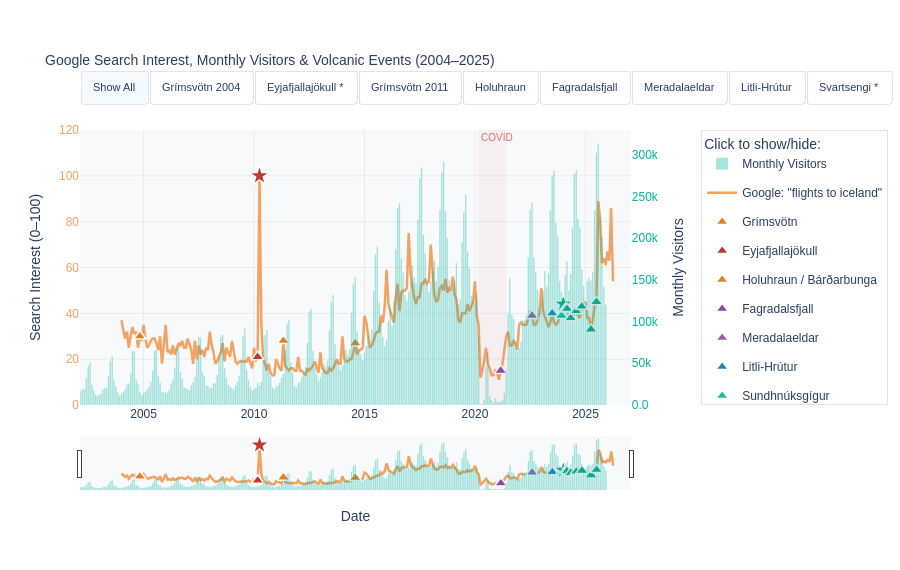

Notebook code cell kept with this figure:
### Markdown cell above
### 3.5 Google Trends & Volcanic Events

### Code cell
# Prepare monthly visitor totals
monthly_visitors = (
    long_df[long_df.year <= 2025]
    .groupby('date')['visitors']
    .sum()
    .reset_index()
    .sort_values('date')
)

# All volcanic eruptions
volcanos = [
    ('2004-11-01', 'Grímsvötn (Nov 2004)',               '#E67E22', 'triangle-up', 3,  12),
    ('2010-03-01', 'Eyjafjallajökull (Mar 2010)',         '#C0392B', 'triangle-up', 2,  6),
    ('2010-04-01', 'Eyjafjallajökull (Apr 2010) ★',      '#C0392B', 'star',        3,  18),
    ('2011-05-01', 'Grímsvötn (May 2011)',                '#E67E22', 'triangle-up', 3,  12),
    ('2014-08-01', 'Holuhraun / Bárðarbunga (Aug 2014)', '#E67E22', 'triangle-up', 3,  12),
    ('2021-03-01', 'Fagradalsfjall (Mar 2021)',           '#8E44AD', 'triangle-up', 3,  12),
    ('2022-08-01', 'Meradalaeldar (Aug 2022)',            '#9B59B6', 'triangle-up', 3,  10),
    ('2023-07-01', 'Litli-Hrútur (Jul 2023)',             '#2980B9', 'triangle-up', 3,  10),
    ('2023-12-01', 'Sundhnúksgígur (Dec 2023)',           '#1ABC9C', 'triangle-up', 2,  6),
    ('2024-01-01', 'Svartsengi (Jan 2024) ★',            '#16A085', 'star',        2,  14),
    ('2024-02-01', 'Svartsengi (Feb 2024)',               '#16A085', 'triangle-up', 1,  4),
    ('2024-03-01', 'Svartsengi (Mar 2024)',               '#16A085', 'triangle-up', 1,  4),
    ('2024-05-01', 'Svartsengi (May 2024)',               '#16A085', 'triangle-up', 1,  4),
    ('2024-08-01', 'Svartsengi (Aug 2024)',               '#16A085', 'triangle-up', 1,  4),
    ('2024-11-01', 'Svartsengi (Nov 2024)',               '#16A085', 'triangle-up', 1,  4),
    ('2025-04-01', 'Svartsengi (Apr 2025)',               '#16A085', 'triangle-up', 1,  4),
    ('2025-07-01', 'Svartsengi (Jul 2025)',               '#16A085', 'triangle-up', 1,  4),
]

# Build figure with dual y-axes
fig = make_subplots(specs=[[{'secondary_y': True}]])

# Trace 1: Monthly visitors (teal bars, secondary y-axis)
fig.add_trace(go.Bar(
    x=monthly_visitors['date'],
    y=monthly_visitors['visitors'],
    name='Monthly Visitors',
    marker_color='rgba(0,180,160,0.35)',
    marker_line_width=0,
    hovertemplate='<b>%{x|%b %Y}</b><br>Visitors: %{y:,.0f}<extra></extra>',
), secondary_y=True)

# Trace 2: Google Trends line (orange, primary y-axis)
fig.add_trace(go.Scatter(
    x=gt['date'],
    y=gt['interest'],
    mode='lines',
    name='Google: "flights to iceland"',
    line=dict(color='#F4A261', width=2.5),
    hovertemplate='<b>%{x|%b %Y}</b><br>Search interest: %{y}<extra></extra>',
), secondary_y=False)

# Trace 3: Volcano scatter markers (primary y-axis, plotted at top)
seen = set()
for date_str, name, color, symbol, _, __ in volcanos:
    vdate = pd.to_datetime(date_str)
    match = gt[gt['date'] == vdate]['interest'].values
    yval = match[0] if len(match) > 0 else 25
    system = name.split('(')[0].strip().replace(' ★', '')
    show_legend = system not in seen
    seen.add(system)

    # Get visitor count for hover
    vmatch = monthly_visitors[monthly_visitors['date'] == vdate]['visitors'].values
    vcount = f"{int(vmatch[0]):,}" if len(vmatch) > 0 else 'N/A'

    fig.add_trace(go.Scatter(
        x=[vdate],
        y=[yval],
        mode='markers',
        name=system,
        legendgroup=system,
        showlegend=show_legend,
        marker=dict(
            color=color,
            size=15 if '★' in name else 11,
            symbol=symbol,
            line=dict(color='white', width=1.5)
        ),
        hovertemplate=(
            f'<b>{name}</b><br>'
            f'Search interest: {yval}<br>'
            f'Visitors that month: {vcount}'
            '<extra></extra>'
        ),
    ), secondary_y=False)

# COVID shading
fig.add_vrect(
    x0='2020-03-01', x1='2021-06-01',
    fillcolor='rgba(224,112,112,0.08)', line_width=0,
    annotation_text='COVID', annotation_position='top left',
    annotation=dict(font_color='#E07070', font_size=10)
)

# Zoom buttons
def zoom_btn(label, date_str, mb, ma):
    c = pd.to_datetime(date_str)
    return dict(
        label=label, method='relayout',
        args=[{'xaxis.range': [
            (c - pd.DateOffset(months=mb)).strftime('%Y-%m-%d'),
            (c + pd.DateOffset(months=ma)).strftime('%Y-%m-%d')
        ], 'xaxis.autorange': False}]
    )

buttons = [
    dict(label='Show All', method='relayout', args=[{'xaxis.autorange': True}]),
    zoom_btn('Grímsvötn 2004',     '2004-11-01', 3, 12),
    zoom_btn('Eyjafjallajökull *', '2010-04-01', 3, 18),
    zoom_btn('Grímsvötn 2011',     '2011-05-01', 3, 12),
    zoom_btn('Holuhraun',          '2014-08-01', 3, 12),
    zoom_btn('Fagradalsfjall',     '2021-03-01', 3, 12),
    zoom_btn('Meradalaeldar',      '2022-08-01', 3, 10),
    zoom_btn('Litli-Hrútur',       '2023-07-01', 3, 10),
    zoom_btn('Svartsengi *',       '2024-01-01', 2, 14),
]

# Layout
fig.update_layout(
    title=dict(
        text='Google Search Interest, Monthly Visitors & Volcanic Events (2004–2025)',
        font=dict(size=14)
    ),
    updatemenus=[dict(
        type='buttons', direction='right',
        x=0.0, y=1.22, xanchor='left',
        showactive=True,
        bgcolor='white', bordercolor='#DDE6ED',
        font=dict(size=11),
        buttons=buttons
    )],
    xaxis=dict(
        title='Date',
        showgrid=True, gridcolor='rgba(0,0,0,0.06)',
        rangeslider=dict(visible=True),
    ),
    yaxis=dict(
        title='Search Interest (0–100)',
        tickfont=dict(color='#F4A261'),
        showgrid=True, gridcolor='rgba(0,0,0,0.06)',
        range=[0, 120]
    ),
    yaxis2=dict(
        title='Monthly Visitors',
        tickfont=dict(color='#00B4A0'),
        showgrid=False,
        tickformat='.2s',
    ),
    plot_bgcolor='#F7F9FB',
    paper_bgcolor='white',
    legend=dict(
        title='Click to show/hide:',
        x=1.06, y=1,
        bgcolor='rgba(255,255,255,0.9)',
        bordercolor='#DDE6ED', borderwidth=1
    ),
    height=570,
    margin=dict(t=130),
    hovermode='x unified',
    barmode='overlay',
    font=dict(family='Arial, sans-serif')
)

fig.show()
fig.write_html("volcano.html", include_plotlyjs="cdn")

### Figure 1 — Plotly figure (JSON) as saved in the notebook; plotly's stock layout.template omitted (floating-point values rounded to 4 significant figures; data arrays with more than 128 entries replaced by an {"elided": "..."} marker saying what was removed)
{"data": [{"hovertemplate": "<b>%{x|%b %Y}</b><br>Visitors: %{y:,.0f}<extra></extra>", "marker": {"color": "rgba(0,180,160,0.35)", "line": {"width": 0}}, "name": "Monthly Visitors", "type": "bar", "x": {"elided": "286 str values"}, "xaxis": "x", "y": {"elided": "286 float values"}, "yaxis": "y2"}, {"hovertemplate": "<b>%{x|%b %Y}</b><br>Search interest: %{y}<extra></extra>", "line": {"color": "#F4A261", "width": 2.5}, "mode": "lines", "name": "Google: \"flights to iceland\"", "type": "scatter", "x": {"elided": "268 str values"}, "xaxis": "x", "y": {"elided": "268 int values"}, "yaxis": "y"}, {"hovertemplate": "<b>Grímsvötn (Nov 2004)</b><br>Search interest: 30<br>Visitors that month: 15,960<extra></extra>", "legendgroup": "Grímsvötn", "marker": {"color": "#E67E22", "line": {"color": "white", "width": 1.5}, "size": 11, "symbol": "triangle-up"}, "mode": "markers", "name": "Grímsvötn", "showlegend": true, "type": "scatter", "x": ["2004-11-01T00:00:00"], "xaxis": "x", "y": [30], "yaxis": "y"}, {"hovertemplate": "<b>Eyjafjallajökull (Mar 2010)</b><br>Search interest: 21<br>Visitors that month: 26,399<extra></extra>", "legendgroup": "Eyjafjallajökull", "marker": {"color": "#C0392B", "line": {"color": "white", "width": 1.5}, "size": 11, "symbol": "triangle-up"}, "mode": "markers", "name": "Eyjafjallajökull", "showlegend": true, "type": "scatter", "x": ["2010-03-01T00:00:00"], "xaxis": "x", "y": [21], "yaxis": "y"}, {"hovertemplate": "<b>Eyjafjallajökull (Apr 2010) ★</b><br>Search interest: 100<br>Visitors that month: 23,087<extra></extra>", "legendgroup": "Eyjafjallajökull", "marker": {"color": "#C0392B", "line": {"color": "white", "width": 1.5}, "size": 15, "symbol": "star"}, "mode": "markers", "name": "Eyjafjallajökull", "showlegend": false, "type": "scatter", "x": ["2010-04-01T00:00:00"], "xaxis": "x", "y": [100], "yaxis": "y"}, {"hovertemplate": "<b>Grímsvötn (May 2011)</b><br>Search interest: 28<br>Visitors that month: 37,212<extra></extra>", "legendgroup": "Grímsvötn", "marker": {"color": "#E67E22", "line": {"color": "white", "width": 1.5}, "size": 11, "symbol": "triangle-up"}, "mode": "markers", "name": "Grímsvötn", "showlegend": false, "type": "scatter", "x": ["2011-05-01T00:00:00"], "xaxis": "x", "y": [28], "yaxis": "y"}, {"hovertemplate": "<b>Holuhraun / Bárðarbunga (Aug 2014)</b><br>Search interest: 27<br>Visitors that month: 153,457<extra></extra>", "legendgroup": "Holuhraun / Bárðarbunga", "marker": {"color": "#E67E22", "line": {"color": "white", "width": 1.5}, "size": 11, "symbol": "triangle-up"}, "mode": "markers", "name": "Holuhraun / Bárðarbunga", "showlegend": true, "type": "scatter", "x": ["2014-08-01T00:00:00"], "xaxis": "x", "y": [27], "yaxis": "y"}, {"hovertemplate": "<b>Fagradalsfjall (Mar 2021)</b><br>Search interest: 15<br>Visitors that month: 4,587<extra></extra>", "legendgroup": "Fagradalsfjall", "marker": {"color": "#8E44AD", "line": {"color": "white", "width": 1.5}, "size": 11, "symbol": "triangle-up"}, "mode": "markers", "name": "Fagradalsfjall", "showlegend": true, "type": "scatter", "x": ["2021-03-01T00:00:00"], "xaxis": "x", "y": [15], "yaxis": "y"}, {"hovertemplate": "<b>Meradalaeldar (Aug 2022)</b><br>Search interest: 39<br>Visitors that month: 242,670<extra></extra>", "legendgroup": "Meradalaeldar", "marker": {"color": "#9B59B6", "line": {"color": "white", "width": 1.5}, "size": 11, "symbol": "triangle-up"}, "mode": "markers", "name": "Meradalaeldar", "showlegend": true, "type": "scatter", "x": ["2022-08-01T00:00:00"], "xaxis": "x", "y": [39], "yaxis": "y"}, {"hovertemplate": "<b>Litli-Hrútur (Jul 2023)</b><br>Search interest: 40<br>Visitors that month: 274,827<extra></extra>", "legendgroup": "Litli-Hrútur", "marker": {"color": "#2980B9", "line": {"color": "white", "width": 1.5}, "size": 11, "symbol": "triangle-up"}, "mode": "markers", "name": "Litli-Hrútur", "showlegend": true, "type": "scatter", "x": ["2023-07-01T00:00:00"], "xaxis": "x", "y": [40], "yaxis": "y"}, {"hovertemplate": "<b>Sundhnúksgígur (Dec 2023)</b><br>Search interest: 39<br>Visitors that month: 135,699<extra></extra>", "legendgroup": "Sundhnúksgígur", "marker": {"color": "#1ABC9C", "line": {"color": "white", "width": 1.5}, "size": 11, "symbol": "triangle-up"}, "mode": "markers", "name": "Sundhnúksgígur", "showlegend": true, "type": "scatter", "x": ["2023-12-01T00:00:00"], "xaxis": "x", "y": [39], "yaxis": "y"}, {"hovertemplate": "<b>Svartsengi (Jan 2024) ★</b><br>Search interest: 44<br>Visitors that month: 128,061<extra></extra>", "legendgroup": "Svartsengi", "marker": {"color": "#16A085", "line": {"color": "white", "width": 1.5}, "size": 15, "symbol": "star"}, "mode": "markers", "name": "Svartsengi", "showlegend": true, "type": "scatter", "x": ["2024-01-01T00:00:00"], "xaxis": "x", "y": [44], "yaxis": "y"}, {"hovertemplate": "<b>Svartsengi (Feb 2024)</b><br>Search interest: 42<br>Visitors that month: 155,710<extra></extra>", "legendgroup": "Svartsengi", "marker": {"color": "#16A085", "line": {"color": "white", "width": 1.5}, "size": 11, "symbol": "triangle-up"}, "mode": "markers", "name": "Svartsengi", "showlegend": false, "type": "scatter", "x": ["2024-02-01T00:00:00"], "xaxis": "x", "y": [42], "yaxis": "y"}, {"hovertemplate": "<b>Svartsengi (Mar 2024)</b><br>Search interest: 42<br>Visitors that month: 171,969<extra></extra>", "legendgroup": "Svartsengi", "marker": {"color": "#16A085", "line": {"color": "white", "width": 1.5}, "size": 11, "symbol": "triangle-up"}, "mode": "markers", "name": "Svartsengi", "showlegend": false, "type": "scatter", "x": ["2024-03-01T00:00:00"], "xaxis": "x", "y": [42], "yaxis": "y"}, {"hovertemplate": "<b>Svartsengi (May 2024)</b><br>Search interest: 38<br>Visitors that month: 157,366<extra></extra>", "legendgroup": "Svartsengi", "marker": {"color": "#16A085", "line": {"color": "white", "width": 1.5}, "size": 11, "symbol": "triangle-up"}, "mode": "markers", "name": "Svartsengi", "showlegend": false, "type": "scatter", "x": ["2024-05-01T00:00:00"], "xaxis": "x", "y": [38], "yaxis": "y"}, {"hovertemplate": "<b>Svartsengi (Aug 2024)</b><br>Search interest: 41<br>Visitors that month: 281,450<extra></extra>", "legendgroup": "Svartsengi", "marker": {"color": "#16A085", "line": {"color": "white", "width": 1.5}, "size": 11, "symbol": "triangle-up"}, "mode": "markers", "name": "Svartsengi", "showlegend": false, "type": "scatter", "x": ["2024-08-01T00:00:00"], "xaxis": "x", "y": [41], "yaxis": "y"}, {"hovertemplate": "<b>Svartsengi (Nov 2024)</b><br>Search interest: 43<br>Visitors that month: 162,273<extra></extra>", "legendgroup": "Svartsengi", "marker": {"color": "#16A085", "line": {"color": "white", "width": 1.5}, "size": 11, "symbol": "triangle-up"}, "mode": "markers", "name": "Svartsengi", "showlegend": false, "type": "scatter", "x": ["2024-11-01T00:00:00"], "xaxis": "x", "y": [43], "yaxis": "y"}, {"hovertemplate": "<b>Svartsengi (Apr 2025)</b><br>Search interest: 33<br>Visitors that month: 149,123<extra></extra>", "legendgroup": "Svartsengi", "marker": {"color": "#16A085", "line": {"color": "white", "width": 1.5}, "size": 11, "symbol": "triangle-up"}, "mode": "markers", "name": "Svartsengi", "showlegend": false, "type": "scatter", "x": ["2025-04-01T00:00:00"], "xaxis": "x", "y": [33], "yaxis": "y"}, {"hovertemplate": "<b>Svartsengi (Jul 2025)</b><br>Search interest: 45<br>Visitors that month: 302,057<extra></extra>", "legendgroup": "Svartsengi", "marker": {"color": "#16A085", "line": {"color": "white", "width": 1.5}, "size": 11, "symbol": "triangle-up"}, "mode": "markers", "name": "Svartsengi", "showlegend": false, "type": "scatter", "x": ["2025-07-01T00:00:00"], "xaxis": "x", "y": [45], "yaxis": "y"}], "layout": {"annotations": [{"font": {"color": "#E07070", "size": 10}, "showarrow": false, "text": "COVID", "x": "2020-03-01", "xanchor": "left", "xref": "x", "y": 1, "yanchor": "top", "yref": "y domain"}], "barmode": "overlay", "font": {"family": "Arial, sans-serif"}, "height": 570, "hovermode": "x unified", "legend": {"bgcolor": "rgba(255,255,255,0.9)", "bordercolor": "#DDE6ED", "borderwidth": 1, "title": {"text": "Click to show/hide:"}, "x": 1.06, "y": 1}, "margin": {"t": 130}, "paper_bgcolor": "white", "plot_bgcolor": "#F7F9FB", "shapes": [{"fillcolor": "rgba(224,112,112,0.08)", "line": {"width": 0}, "type": "rect", "x0": "2020-03-01", "x1": "2021-06-01", "xref": "x", "y0": 0, "y1": 1, "yref": "y domain"}], "title": {"font": {"size": 14}, "text": "Google Search Interest, Monthly Visitors & Volcanic Events (2004–2025)"}, "updatemenus": [{"bgcolor": "white", "bordercolor": "#DDE6ED", "buttons": [{"args": [{"xaxis.autorange": true}], "label": "Show All", "method": "relayout"}, {"args": [{"xaxis.autorange": false, "xaxis.range": ["2004-08-01", "2005-11-01"]}], "label": "Grímsvötn 2004", "method": "relayout"}, {"args": [{"xaxis.autorange": false, "xaxis.range": ["2010-01-01", "2011-10-01"]}], "label": "Eyjafjallajökull *", "method": "relayout"}, {"args": [{"xaxis.autorange": false, "xaxis.range": ["2011-02-01", "2012-05-01"]}], "label": "Grímsvötn 2011", "method": "relayout"}, {"args": [{"xaxis.autorange": false, "xaxis.range": ["2014-05-01", "2015-08-01"]}], "label": "Holuhraun", "method": "relayout"}, {"args": [{"xaxis.autorange": false, "xaxis.range": ["2020-12-01", "2022-03-01"]}], "label": "Fagradalsfjall", "method": "relayout"}, {"args": [{"xaxis.autorange": false, "xaxis.range": ["2022-05-01", "2023-06-01"]}], "label": "Meradalaeldar", "method": "relayout"}, {"args": [{"xaxis.autorange": false, "xaxis.range": ["2023-04-01", "2024-05-01"]}], "label": "Litli-Hrútur", "method": "relayout"}, {"args": [{"xaxis.autorange": false, "xaxis.range": ["2023-11-01", "2025-03-01"]}], "label": "Svartsengi *", "method": "relayout"}], "direction": "right", "font": {"size": 11}, "showactive": true, "type": "buttons", "x": 0, "xanchor": "left", "y": 1.22}], "xaxis": {"anchor": "y", "domain": [0, 0.94], "gridcolor": "rgba(0,0,0,0.06)", "rangeslider": {"visible": true}, "showgrid": true, "title": {"text": "Date"}}, "yaxis": {"anchor": "x", "domain": [0, 1], "gridcolor": "rgba(0,0,0,0.06)", "range": [0, 120], "showgrid": true, "tickfont": {"color": "#F4A261"}, "title": {"text": "Search Interest (0–100)"}}, "yaxis2": {"anchor": "x", "overlaying": "y", "showgrid": false, "side": "right", "tickfont": {"color": "#00B4A0"}, "tickformat": ".2s", "title": {"text": "Monthly Visitors"}}}}
